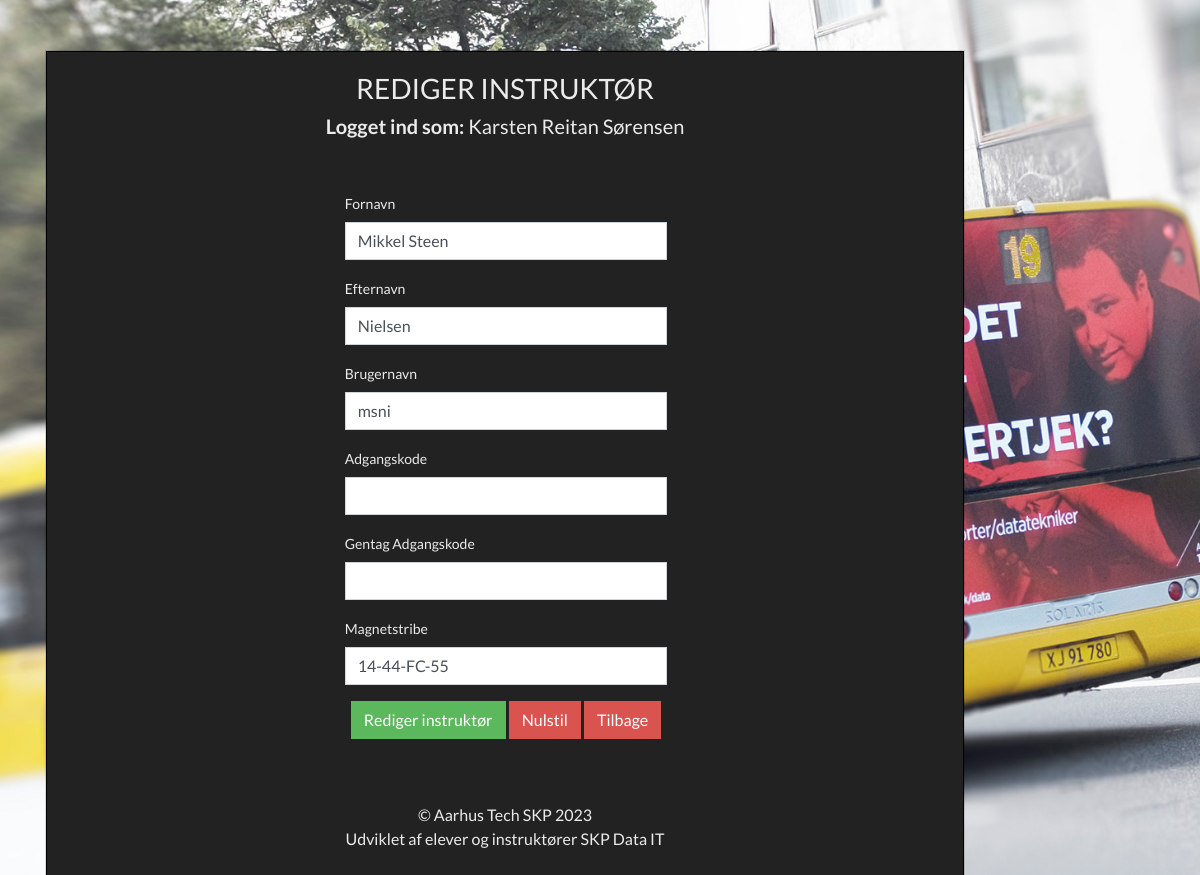
/admin/redigerInstruktoer.php?id=483&y=0&filter=0 (signed in), run on the app's committed database.
### tables this page shows
CREATE TABLE IF NOT EXISTS `tjekind_brugere` (
  `userID` int(11) NOT NULL AUTO_INCREMENT COMMENT 'Brugerens unikke ID',
  `system_id` int(11) NOT NULL DEFAULT 0,
  `fornavn` varchar(50) DEFAULT NULL COMMENT 'Brugerens fornavn',
  `efternavn` varchar(50) DEFAULT NULL COMMENT 'Brugerens efternavn',
  `brugernavn` varchar(20) DEFAULT NULL COMMENT 'Brugerens brugernavn',
  `password` varchar(60) DEFAULT NULL COMMENT 'Brugerens password',
  `magnetstribe` varchar(50) DEFAULT NULL COMMENT 'Brugerens magnetstribe (Studiekort)',
  `magnet_crypt` text DEFAULT NULL,
  `status` enum('0','1','2') NOT NULL DEFAULT '0' COMMENT 'Brugerens status',
  `tjekind_timestamp` datetime NOT NULL DEFAULT current_timestamp() COMMENT 'Tidsstempel for hvornår brugeren er tjekket ind',
  `user_level` enum('0','1') NOT NULL DEFAULT '0' COMMENT 'Brugerens rettighedsniveau',
  `iSKP` enum('0','1') NOT NULL DEFAULT '1',
  `bemning` enum('Syg','Ekstern Opgave','Job Samtale','Forsinket','Ikke Godkendt','Andet','Datastue','Ulovlig fravær','Ferie / Fridag','?','Corona') DEFAULT NULL,
  PRIMARY KEY (`userID`)
);

### html/classes/User.php (called while the page is built, shortened)
<?php
	class User {
		private $_db;
		function __construct() {
			$this->_db = new Database();
		}
		public function getInfo($value) {
			if(is_numeric($value)) {
				$sql = "SELECT * FROM tjekind_brugere WHERE userID=?";
				$bindings = array($value);
				$result = $this->_db->custom_query($sql,$bindings);
				foreach($result as $row) {
					$userdata = array(
						'userID' => $row->userID,
						'fornavn' => $row->fornavn,
						'efternavn' => $row->efternavn,
						'fulde_navn' => $row->fornavn . ' ' . $row->efternavn,
						'brugernavn' => $row->brugernavn,
						'magnetstribe' => $row->magnetstribe,
						'status' => $row->status,
						'tjekind_timestamp' => $row->tjekind_timestamp,
						'user_level' => $row->user_level,
						'iSKP' => $row->iSKP,
						'bemning' => $row->bemning
					);
				}
				return $userdata;
			} else {
				die('Value given is not numeric! getInfo(> ! <)');
			}
		}
	}

### html/classes/Config.php (called while the page is built)
<?php
class Config {
    public static function get($path = null) {
        if ($path){
            $config = $GLOBALS['config'];
            $path = explode('/', $path);
            foreach($path as $bit) {
                if(isset($config[$bit])) {
                    $config = $config[$bit];
                }
            }
            return $config;
        }
        return false;
    }
}

### html/classes/Database.php (called while the page is built, shortened)
<?php
class Database {
    private $pdo;
    public function __construct()
    {
        try
        {
            $this->pdo = new PDO(Config::get('database/dsn'), Config::get('database/username'), Config::get('database/password'), array(PDO::MYSQL_ATTR_INIT_COMMAND => "SET NAMES '" . Config::get('database/charset') . "';"));
            $this->pdo->exec("SET CHARACTER SET " . Config::get('database/charset'));
            $this->pdo->setAttribute(PDO::ATTR_ERRMODE, PDO::ERRMODE_EXCEPTION);
            $this->pdo->query("set names " . Config::get('database/charset'));
        } catch (PDOException $e)
        {
            die("[DATABASE ERROR] " . $e->getMessage());
        }
    }
    public function custom_query( $sql,$data=null)
    {
        if ($data!==null) {
            $dat=array_values($data);
        }
        $sel = $this->pdo->prepare( $sql );
        if ($data!==null) {
            $sel->execute($dat);
        } else {
            $sel->execute();
        }
        $sel->setFetchMode( PDO::FETCH_OBJ );
        return $sel;
    }
}
?>

### html/admin/redigerInstruktoer.php (the view, shortened to what this page needs)
<?php
$user = new User();
$userdata       = $user->getInfo(Session::get('userID'));
$updatedata     = $user->getInfo($_GET['id']);
?>
<!DOCTYPE html>
<html>
    <head>
        <link rel="stylesheet" type="text/css" href="/assets/css/bootstrap.min.css">
        <link rel="stylesheet" type="text/css" href="/assets/css/custom.css">
    </head>
    <body>
        <div class="container">
            <div class="row">
                <div class="col-md-10 col-md-offset-1" style="margin-top: 50px;">
                    <div class="card card-default">
                        <div id="splash" class="card-body">
                            <h3 class="text-center">REDIGER INSTRUKTØR</h3>
                            <h5 class="text-center"><strong>Logget ind som:</strong> <?php echo $userdata['fulde_navn']; ?></h5>
                            <br />
                            <div class="row">
                                <div class="col-sm-6" style="left:29%;">
                                    <form class="form-horizontal" method="post" style="padding-top: 21px;text-align:center;">
                                        <fieldset>
                                            <div class="form-group" style="text-align:left;">
                                            <label for="inputFornavn" class="col-lg-6 control-label">Fornavn</label>
                                            <div class="col-lg-10">
                                                <input type="text" class="form-control" id="inputFornavn" name="fornavn" placeholder="Steffen" value="<?php echo $updatedata['fornavn']; ?>">
                                            </div>
                                            </div>
                                            <div class="form-group" style="text-align:left;">
                                            <label for="inputEfternavn" class="col-lg-6 control-label">Efternavn</label>
                                            <div class="col-lg-10">
                                                <input type="text" class="form-control" id="inputEfternavn" name="efternavn" placeholder="Sørensen" value="<?php echo $updatedata['efternavn']; ?>">
                                            </div>
                                            </div>
                                            <div class="form-group" style="text-align:left;">
                                            <label for="inputBrugernavn" class="col-lg-6 control-label">Brugernavn</label>
                                            <div class="col-lg-10">
                                                <input type="text" class="form-control" id="inputBrugernavn" name="brugernavn" placeholder="stef1932" value="<?php echo $updatedata['brugernavn']; ?>">
                                            </div>
                                            </div>
                                            <div class="form-group" style="text-align:left;">
                                            <label for="inputAdgangskode" class="col-lg-6 control-label">Adgangskode</label>
                                            <div class="col-lg-10">
                                                <input type="password" class="form-control" id="inputAdgangskode" name="adgangskode" placeholder="">
                                            </div>
                                            </div>
                                            <div class="form-group" style="text-align:left;">
                                            <label for="inputGentagAdgangskode" class="col-lg-6 control-label">Gentag Adgangskode</label>
                                            <div class="col-lg-10">
                                                <input type="password" class="form-control" id="inputGentagAdgangskode" placeholder="">
                                            </div>
                                            </div>
                                            <div class="form-group" style="text-align:left;">
                                            <label for="inputMagnetstribe" class="col-lg-6 control-label">Magnetstribe</label>
                                            <div class="col-lg-10">
                                                <input type="text" class="form-control" id="inputMagnetstribe" name="magnetstribe" placeholder="æ123_" value="<?php echo $updatedata['magnetstribe']; ?>">
                                            </div>
                                            </div>
                                            <div class="form-group">
                                            <div class="col-lg-10 col-lg-offset-2">
                                                <button type="submit" class="btn btn-success">Rediger instruktør</button>
                                                <button type="reset" class="btn btn-danger">Nulstil</button>
                                                <a class="btn btn-danger" href="/admin/dashboard.php?instruktoerPopUp=ja">Tilbage</a>
                                            </div>
                                            </div>
                                        </fieldset>
									</form>
                                    </div>
                                </div>
                            <br />
                            <br />
							<center><p class="text-center">&copy; Aarhus Tech SKP <?php echo date('Y'); ?><br/>Udviklet af elever og instruktører SKP Data IT</p></center>
                        </div>
                    </div>
                </div>
            </div>
        </div>
    </body>
</html>

### html/assets/css/custom.css (style rules this page uses)
body { background: url('/assets/images/background.jpg') no-repeat center center fixed; background-size: cover; }
.card { background: transparent; }
.card-body { background-color: #222222; border: 1px solid #000000; }

### data on the page
tjekind_brugere: fornavn "Mikkel Steen", efternavn "Nielsen", brugernavn "msni", magnetstribe "14-44-FC-55"

### other printed values
$userdata['fulde_navn'] "Karsten Reitan Sørensen"
